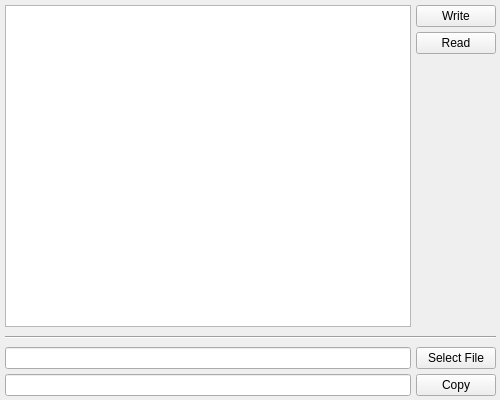
<?xml version="1.0" encoding="UTF-8"?>
<ui version="4.0">
 <class>Widget</class>
 <widget class="QWidget" name="Widget">
  <property name="enabled">
   <bool>true</bool>
  </property>
  <property name="geometry">
   <rect>
    <x>0</x>
    <y>0</y>
    <width>500</width>
    <height>400</height>
   </rect>
  </property>
  <property name="sizePolicy">
   <sizepolicy hsizetype="Fixed" vsizetype="Fixed">
    <horstretch>0</horstretch>
    <verstretch>0</verstretch>
   </sizepolicy>
  </property>
  <property name="minimumSize">
   <size>
    <width>500</width>
    <height>400</height>
   </size>
  </property>
  <property name="maximumSize">
   <size>
    <width>500</width>
    <height>400</height>
   </size>
  </property>
  <property name="windowTitle">
   <string>File operations</string>
  </property>
  <property name="windowIcon">
   <iconset resource="resources.qrc">
    <normaloff>:/interface.svg</normaloff>:/interface.svg</iconset>
  </property>
  <property name="windowOpacity">
   <double>1.000000000000000</double>
  </property>
  <widget class="QWidget" name="layoutWidget">
   <property name="geometry">
    <rect>
     <x>0</x>
     <y>0</y>
     <width>501</width>
     <height>401</height>
    </rect>
   </property>
   <layout class="QVBoxLayout" name="verticalLayout_2">
    <property name="spacing">
     <number>5</number>
    </property>
    <property name="sizeConstraint">
     <enum>QLayout::SetMaximumSize</enum>
    </property>
    <property name="leftMargin">
     <number>5</number>
    </property>
    <property name="topMargin">
     <number>5</number>
    </property>
    <property name="rightMargin">
     <number>5</number>
    </property>
    <property name="bottomMargin">
     <number>5</number>
    </property>
    <item>
     <layout class="QHBoxLayout" name="horizontalLayout_3">
      <item>
       <widget class="QTextEdit" name="textEdit"/>
      </item>
      <item>
       <layout class="QVBoxLayout" name="verticalLayout">
        <item>
         <widget class="QPushButton" name="writeButton">
          <property name="text">
           <string>Write</string>
          </property>
         </widget>
        </item>
        <item>
         <widget class="QPushButton" name="readButton">
          <property name="text">
           <string>Read</string>
          </property>
         </widget>
        </item>
        <item>
         <spacer name="verticalSpacer">
          <property name="orientation">
           <enum>Qt::Vertical</enum>
          </property>
          <property name="sizeHint" stdset="0">
           <size>
            <width>20</width>
            <height>40</height>
           </size>
          </property>
         </spacer>
        </item>
       </layout>
      </item>
     </layout>
    </item>
    <item>
     <widget class="Line" name="line">
      <property name="minimumSize">
       <size>
        <width>0</width>
        <height>10</height>
       </size>
      </property>
      <property name="orientation">
       <enum>Qt::Horizontal</enum>
      </property>
     </widget>
    </item>
    <item>
     <layout class="QHBoxLayout" name="horizontalLayout">
      <item>
       <widget class="QLineEdit" name="sourceLineEdit"/>
      </item>
      <item>
       <widget class="QPushButton" name="selectFileButton">
        <property name="text">
         <string>Select File</string>
        </property>
       </widget>
      </item>
     </layout>
    </item>
    <item>
     <layout class="QHBoxLayout" name="horizontalLayout_2">
      <item>
       <widget class="QLineEdit" name="destinationLineEdit"/>
      </item>
      <item>
       <widget class="QPushButton" name="copyButton">
        <property name="text">
         <string>Copy</string>
        </property>
       </widget>
      </item>
     </layout>
    </item>
   </layout>
  </widget>
 </widget>
 <resources>
  <include location="resources.qrc"/>
 </resources>
 <connections/>
</ui>
